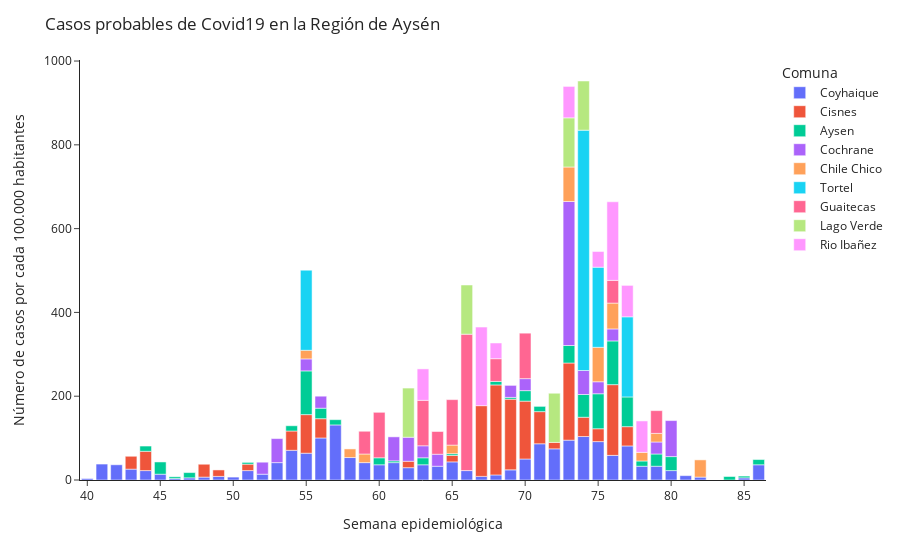

The notebook cell this image was saved under:
### Code cell
#Casos probables

px.bar(df_tasa[(df_tasa['etapa_clinica']=='PROBABLE')],
        x= 'semana_epidemiologica_21',
        y= 'bypop_total',
        color='comuna_seremi_xi',
       labels={'comuna_seremi_xi':'Comuna'},
       ).update_layout(title= 'Casos probables de Covid19 en la Región de Aysén',
                       yaxis_title='Número de casos por cada 100.000 habitantes',
                       xaxis_title='Semana epidemiológica',
                       template='simple_white')

### Figure 1 — Plotly figure (JSON) as saved in the notebook; plotly's stock layout.template omitted (floating-point values rounded to 4 significant figures)
{"data": [{"alignmentgroup": "True", "hovertemplate": "Comuna=Coyhaique<br>semana_epidemiologica_21=%{x}<br>bypop_total=%{y}<extra></extra>", "legendgroup": "Coyhaique", "marker": {"color": "#636efa"}, "name": "Coyhaique", "offsetgroup": "Coyhaique", "orientation": "v", "showlegend": true, "textposition": "auto", "type": "bar", "x": [40, 41, 42, 43, 44, 45, 46, 47, 48, 49, 50, 51, 52, 53, 54, 55, 56, 57, 58, 59, 60, 61, 62, 63, 64, 65, 66, 67, 68, 69, 70, 71, 72, 73, 74, 75, 76, 77, 78, 79, 80, 81, 82, 85, 86], "xaxis": "x", "y": [3.459, 38.05, 36.32, 25.94, 22.48, 13.84, 3.459, 5.189, 6.918, 8.648, 6.918, 22.48, 13.84, 41.51, 70.91, 63.99, 100.3, 131.4, 53.62, 41.51, 36.32, 41.51, 29.4, 36.32, 32.86, 43.24, 22.48, 8.648, 12.11, 24.21, 50.16, 86.48, 74.37, 95.13, 103.8, 91.67, 58.81, 81.29, 32.86, 32.86, 22.48, 10.38, 6.918, 5.189, 36.32], "yaxis": "y"}, {"alignmentgroup": "True", "hovertemplate": "Comuna=Cisnes<br>semana_epidemiologica_21=%{x}<br>bypop_total=%{y}<extra></extra>", "legendgroup": "Cisnes", "marker": {"color": "#EF553B"}, "name": "Cisnes", "offsetgroup": "Cisnes", "orientation": "v", "showlegend": true, "textposition": "auto", "type": "bar", "x": [43, 44, 48, 49, 51, 54, 55, 56, 62, 65, 67, 68, 69, 70, 71, 72, 73, 74, 75, 76, 77], "xaxis": "x", "y": [30.69, 46.03, 30.69, 15.34, 15.34, 46.03, 92.07, 46.03, 15.34, 15.34, 168.8, 214.8, 168.8, 138.1, 76.72, 15.34, 184.1, 46.03, 30.69, 168.8, 46.03], "yaxis": "y"}, {"alignmentgroup": "True", "hovertemplate": "Comuna=Aysen<br>semana_epidemiologica_21=%{x}<br>bypop_total=%{y}<extra></extra>", "legendgroup": "Aysen", "marker": {"color": "#00cc96"}, "name": "Aysen", "offsetgroup": "Aysen", "orientation": "v", "showlegend": true, "textposition": "auto", "type": "bar", "x": [44, 45, 46, 47, 51, 54, 55, 56, 57, 60, 61, 63, 65, 68, 69, 70, 71, 73, 74, 75, 76, 77, 78, 79, 80, 84, 85, 86], "xaxis": "x", "y": [12.52, 29.22, 4.174, 12.52, 4.174, 12.52, 104.3, 25.04, 12.52, 16.7, 4.174, 16.7, 4.174, 8.348, 4.174, 25.04, 12.52, 41.74, 54.26, 83.48, 104.3, 70.95, 12.52, 29.22, 33.39, 8.348, 4.174, 12.52], "yaxis": "y"}, {"alignmentgroup": "True", "hovertemplate": "Comuna=Cochrane<br>semana_epidemiologica_21=%{x}<br>bypop_total=%{y}<extra></extra>", "legendgroup": "Cochrane", "marker": {"color": "#ab63fa"}, "name": "Cochrane", "offsetgroup": "Cochrane", "orientation": "v", "showlegend": true, "textposition": "auto", "type": "bar", "x": [52, 53, 55, 56, 61, 62, 63, 64, 69, 70, 73, 74, 75, 76, 79, 80], "xaxis": "x", "y": [28.65, 57.31, 28.65, 28.65, 57.31, 57.31, 28.65, 28.65, 28.65, 28.65, 343.8, 57.31, 28.65, 28.65, 28.65, 85.96], "yaxis": "y"}, {"alignmentgroup": "True", "hovertemplate": "Comuna=Chile Chico<br>semana_epidemiologica_21=%{x}<br>bypop_total=%{y}<extra></extra>", "legendgroup": "Chile Chico", "marker": {"color": "#FFA15A"}, "name": "Chile Chico", "offsetgroup": "Chile Chico", "orientation": "v", "showlegend": true, "textposition": "auto", "type": "bar", "x": [55, 58, 59, 65, 73, 75, 76, 78, 79, 82], "xaxis": "x", "y": [20.55, 20.55, 20.55, 20.55, 82.22, 82.22, 61.66, 20.55, 20.55, 41.11], "yaxis": "y"}, {"alignmentgroup": "True", "hovertemplate": "Comuna=Tortel<br>semana_epidemiologica_21=%{x}<br>bypop_total=%{y}<extra></extra>", "legendgroup": "Tortel", "marker": {"color": "#19d3f3"}, "name": "Tortel", "offsetgroup": "Tortel", "orientation": "v", "showlegend": true, "textposition": "auto", "type": "bar", "x": [55, 74, 75, 77], "xaxis": "x", "y": [191.2, 573.6, 191.2, 191.2], "yaxis": "y"}, {"alignmentgroup": "True", "hovertemplate": "Comuna=Guaitecas<br>semana_epidemiologica_21=%{x}<br>bypop_total=%{y}<extra></extra>", "legendgroup": "Guaitecas", "marker": {"color": "#FF6692"}, "name": "Guaitecas", "offsetgroup": "Guaitecas", "orientation": "v", "showlegend": true, "textposition": "auto", "type": "bar", "x": [59, 60, 63, 64, 65, 66, 68, 70, 76, 79], "xaxis": "x", "y": [54.26, 108.5, 108.5, 54.26, 108.5, 325.6, 54.26, 108.5, 54.26, 54.26], "yaxis": "y"}, {"alignmentgroup": "True", "hovertemplate": "Comuna=Lago Verde<br>semana_epidemiologica_21=%{x}<br>bypop_total=%{y}<extra></extra>", "legendgroup": "Lago Verde", "marker": {"color": "#B6E880"}, "name": "Lago Verde", "offsetgroup": "Lago Verde", "orientation": "v", "showlegend": true, "textposition": "auto", "type": "bar", "x": [62, 66, 72, 73, 74], "xaxis": "x", "y": [117.4, 117.4, 117.4, 117.4, 117.4], "yaxis": "y"}, {"alignmentgroup": "True", "hovertemplate": "Comuna=Rio Ibañez<br>semana_epidemiologica_21=%{x}<br>bypop_total=%{y}<extra></extra>", "legendgroup": "Rio Ibañez", "marker": {"color": "#FF97FF"}, "name": "Rio Ibañez", "offsetgroup": "Rio Ibañez", "orientation": "v", "showlegend": true, "textposition": "auto", "type": "bar", "x": [63, 67, 68, 73, 75, 76, 77, 78], "xaxis": "x", "y": [75.02, 187.5, 37.51, 75.02, 37.51, 187.5, 75.02, 75.02], "yaxis": "y"}], "layout": {"barmode": "relative", "legend": {"title": {"text": "Comuna"}, "tracegroupgap": 0}, "margin": {"t": 60}, "title": {"text": "Casos probables de Covid19 en la Región de Aysén"}, "xaxis": {"anchor": "y", "domain": [0, 1], "title": {"text": "Semana epidemiológica"}}, "yaxis": {"anchor": "x", "domain": [0, 1], "title": {"text": "Número de casos por cada 100.000 habitantes"}}}}
